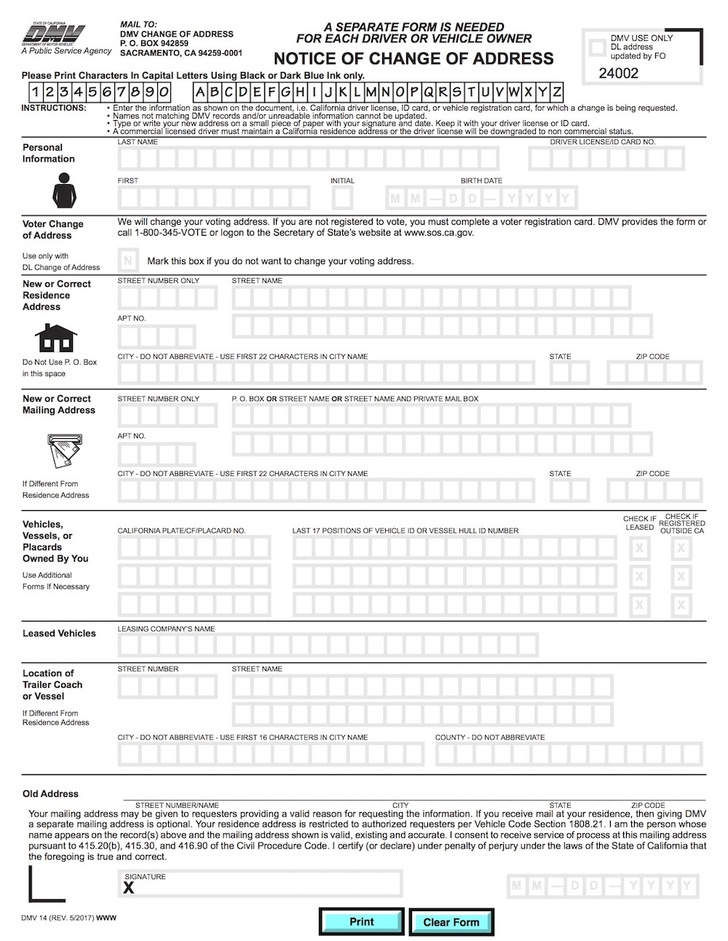
#> input picture 07_image_features_and_alignment/images/form.jpg, 728 x 941 px, shrunk from 1000 x 1293 before the run
$ python D_find_homography_and_wrap.py
#> lines starting #> are read from the running program, lines starting #| are printed output that depends on the picture
import cv2
import numpy as np
import matplotlib.pyplot as plt

# Read reference image
refFilename = "images/form.jpg"
print("Reading reference image:", refFilename)
im1 = cv2.imread(refFilename, cv2.IMREAD_COLOR)
#> im1 is the input picture: shape (941, 728, 3); mean B, G, R 237.2, 237.3, 237
im1 = cv2.cvtColor(im1, cv2.COLOR_BGR2RGB)

# Read image to be aligned
imFilename = "images/scanned-form.jpg"
print("Reading image to align:", imFilename)
im2 = cv2.imread(imFilename, cv2.IMREAD_COLOR)
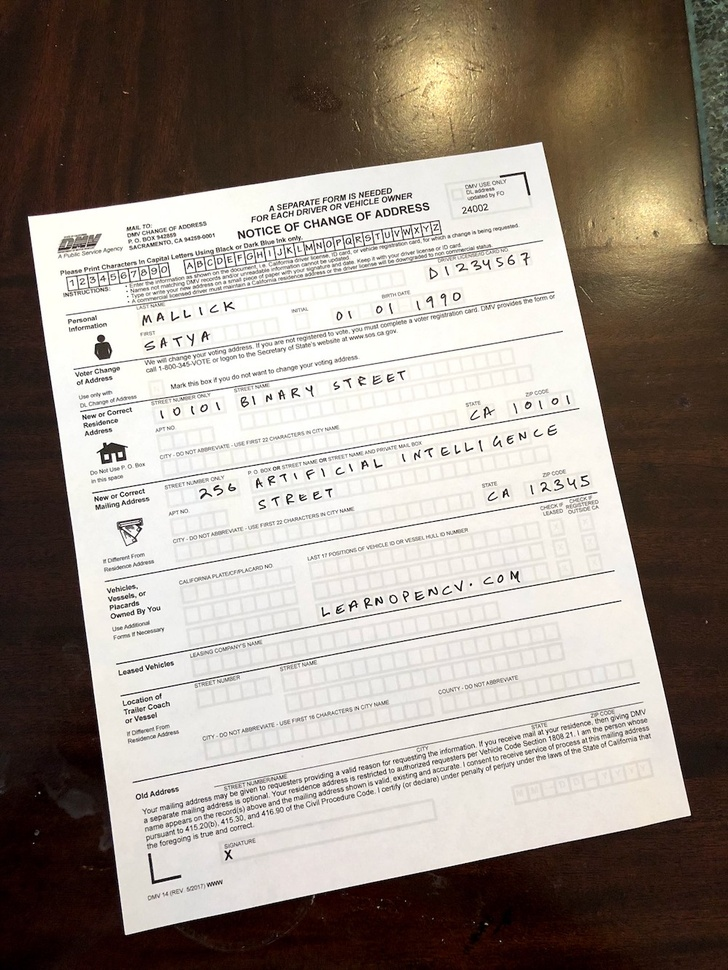
#> input picture 07_image_features_and_alignment/images/scanned-form.jpg, 728 x 970 px, shrunk from 1000 x 1333 before the run
#> im2 is the input picture: shape (970, 728, 3); mean B, G, R 135.9, 144.8, 154.5
im2 = cv2.cvtColor(im2, cv2.COLOR_BGR2RGB)


# Convert images to grayscale
im1_gray = cv2.cvtColor(im1, cv2.COLOR_BGR2GRAY)
im2_gray = cv2.cvtColor(im2, cv2.COLOR_BGR2GRAY)
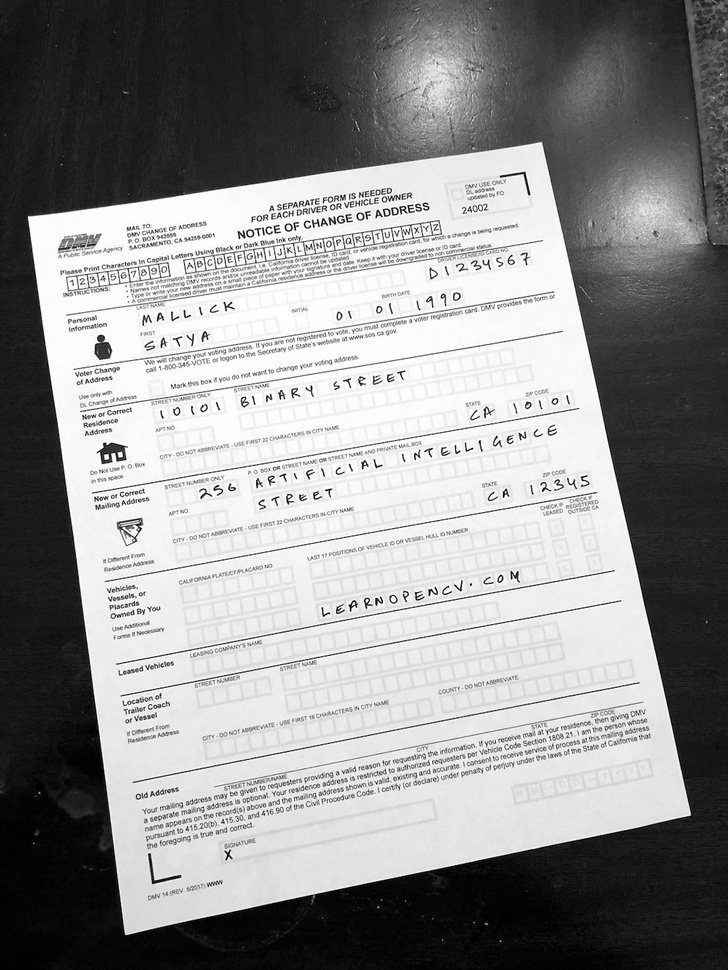
#> im2_gray: shape (970, 728); min 0, max 255, mean 143.3


# Detect ORB features and compute descriptors.
MAX_NUM_FEATURES = 500
orb = cv2.ORB_create(MAX_NUM_FEATURES)
keypoints1, descriptors1 = orb.detectAndCompute(im1_gray, None)
#> keypoints1 = 500 keypoints; strongest (x, y, size): (360, 58, 31), (356, 53, 31), (292, 56, 37.2), (378, 61, 31)
keypoints2, descriptors2 = orb.detectAndCompute(im2_gray, None)
#> keypoints2 = 500 keypoints; strongest (x, y, size): (429, 590, 31), (582, 477, 31), (353, 601, 31), (285, 226, 31)


# Match features.
matcher = cv2.DescriptorMatcher_create(cv2.DESCRIPTOR_MATCHER_BRUTEFORCE_HAMMING)

# Converting to list for sorting as tuples are immutable objects.
matches = list(matcher.match(descriptors1, descriptors2, None))
#> matches = 500 matches

# Sort matches by score
matches.sort(key=lambda x: x.distance, reverse=False)

# Remove not so good matches
numGoodMatches = int(len(matches) * 0.1)
#> numGoodMatches = 50
matches = matches[:numGoodMatches]
#> matches = 50 matches

# Draw top matches
im_matches = cv2.drawMatches(im1, keypoints1, im2, keypoints2, matches, None)
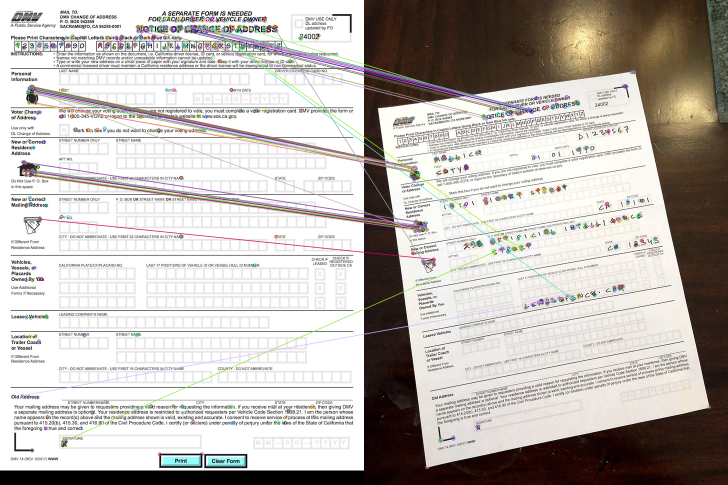
#> im_matches: shape (970, 1456, 3) (shown at 1/2 size); mean R, G, B 190.1, 185, 180.6


#_____________________________________________________
#           FIND HOMOGRAPHY

# Extract location of good matches
points1 = np.zeros((len(matches), 2), dtype=np.float32)
#> points1 = 50 pairs, first value 0 to 0, second value 0 to 0
points2 = np.zeros((len(matches), 2), dtype=np.float32)
#> points2 = 50 pairs, first value 0 to 0, second value 0 to 0

for i, match in enumerate(matches):
    points1[i, :] = keypoints1[match.queryIdx].pt
    points2[i, :] = keypoints2[match.trainIdx].pt
#> this loop made 50 passes
#> after the loop, points1 = 50 pairs, first value 44 to 551.5, second value 53.28 to 882.7; points2 = 50 pairs, first value 96 to 414.7, second value 218 to 597.2

# Find homography
h, mask = cv2.findHomography(points2, points1, cv2.RANSAC)
#> h = [[1.34, -0.203, -2.62], [0.189, 1.4, -316.5], [-0.000126, 3.52e-05, 1]]; mask = 50 values, max 1 at index 0, min 0 at index 13, mean 0.66


#           WRAP IMAGE

# Use homography to warp image
height, width, channels = im1.shape
#> height = 941; width = 728; channels = 3
im2_reg = cv2.warpPerspective(im2, h, (width, height))
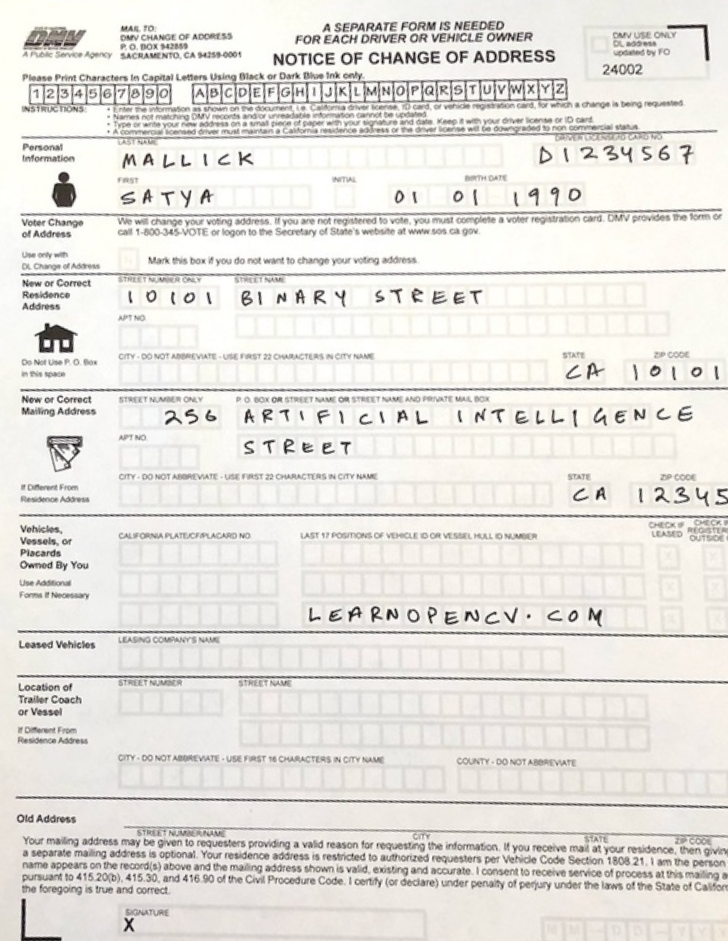
#> im2_reg: shape (941, 728, 3); mean R, G, B 230, 227.4, 222.6

# Display results
plt.figure(figsize=[20, 10])
plt.subplot(121), plt.imshow(im1),    plt.axis("off"), plt.title("Original Form", fontsize=18)
plt.subplot(122), plt.imshow(im2_reg), plt.axis("off"), plt.title("Scanned Form", fontsize=18)
plt.savefig("images/ft_align_find_homography_n_wrap.png")
plt.show()
